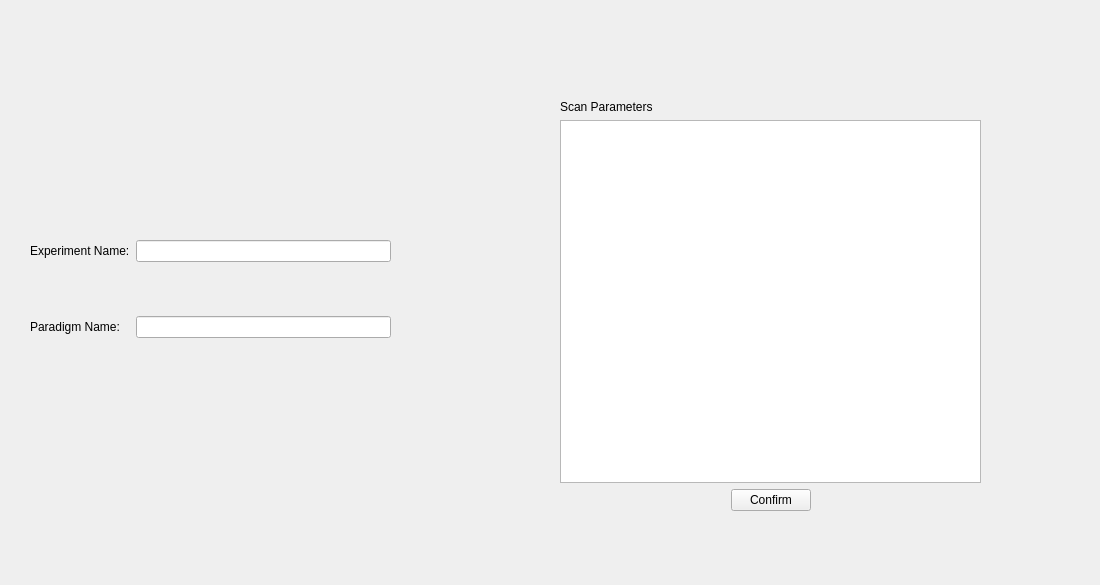
<?xml version="1.0" encoding="UTF-8"?>
<ui version="4.0">
 <class>Form</class>
 <widget class="QWidget" name="Form">
  <property name="geometry">
   <rect>
    <x>0</x>
    <y>0</y>
    <width>1100</width>
    <height>585</height>
   </rect>
  </property>
  <property name="windowTitle">
   <string>Form</string>
  </property>
  <widget class="QWidget" name="">
   <property name="geometry">
    <rect>
     <x>30</x>
     <y>240</y>
     <width>361</width>
     <height>98</height>
    </rect>
   </property>
   <layout class="QGridLayout" name="gridLayout">
    <item row="0" column="0">
     <widget class="QLabel" name="label">
      <property name="text">
       <string>Experiment Name:</string>
      </property>
     </widget>
    </item>
    <item row="0" column="1">
     <widget class="QLineEdit" name="lineEdit"/>
    </item>
    <item row="1" column="0">
     <spacer name="verticalSpacer">
      <property name="orientation">
       <enum>Qt::Vertical</enum>
      </property>
      <property name="sizeHint" stdset="0">
       <size>
        <width>20</width>
        <height>40</height>
       </size>
      </property>
     </spacer>
    </item>
    <item row="2" column="0">
     <widget class="QLabel" name="label_2">
      <property name="text">
       <string>Paradigm Name:</string>
      </property>
     </widget>
    </item>
    <item row="2" column="1">
     <widget class="QLineEdit" name="lineEdit_2"/>
    </item>
   </layout>
  </widget>
  <widget class="QWidget" name="">
   <property name="geometry">
    <rect>
     <x>560</x>
     <y>100</y>
     <width>421</width>
     <height>411</height>
    </rect>
   </property>
   <layout class="QGridLayout" name="gridLayout_2">
    <item row="0" column="0" colspan="2">
     <widget class="QLabel" name="label_3">
      <property name="text">
       <string>Scan Parameters</string>
      </property>
     </widget>
    </item>
    <item row="1" column="0" colspan="3">
     <widget class="QTableView" name="scanParametersTableView"/>
    </item>
    <item row="2" column="0">
     <spacer name="horizontalSpacer">
      <property name="orientation">
       <enum>Qt::Horizontal</enum>
      </property>
      <property name="sizeHint" stdset="0">
       <size>
        <width>40</width>
        <height>20</height>
       </size>
      </property>
     </spacer>
    </item>
    <item row="2" column="1">
     <widget class="QPushButton" name="confirmPushButton">
      <property name="text">
       <string>Confirm</string>
      </property>
     </widget>
    </item>
    <item row="2" column="2">
     <spacer name="horizontalSpacer_2">
      <property name="orientation">
       <enum>Qt::Horizontal</enum>
      </property>
      <property name="sizeHint" stdset="0">
       <size>
        <width>40</width>
        <height>20</height>
       </size>
      </property>
     </spacer>
    </item>
   </layout>
  </widget>
 </widget>
 <resources/>
 <connections/>
</ui>
